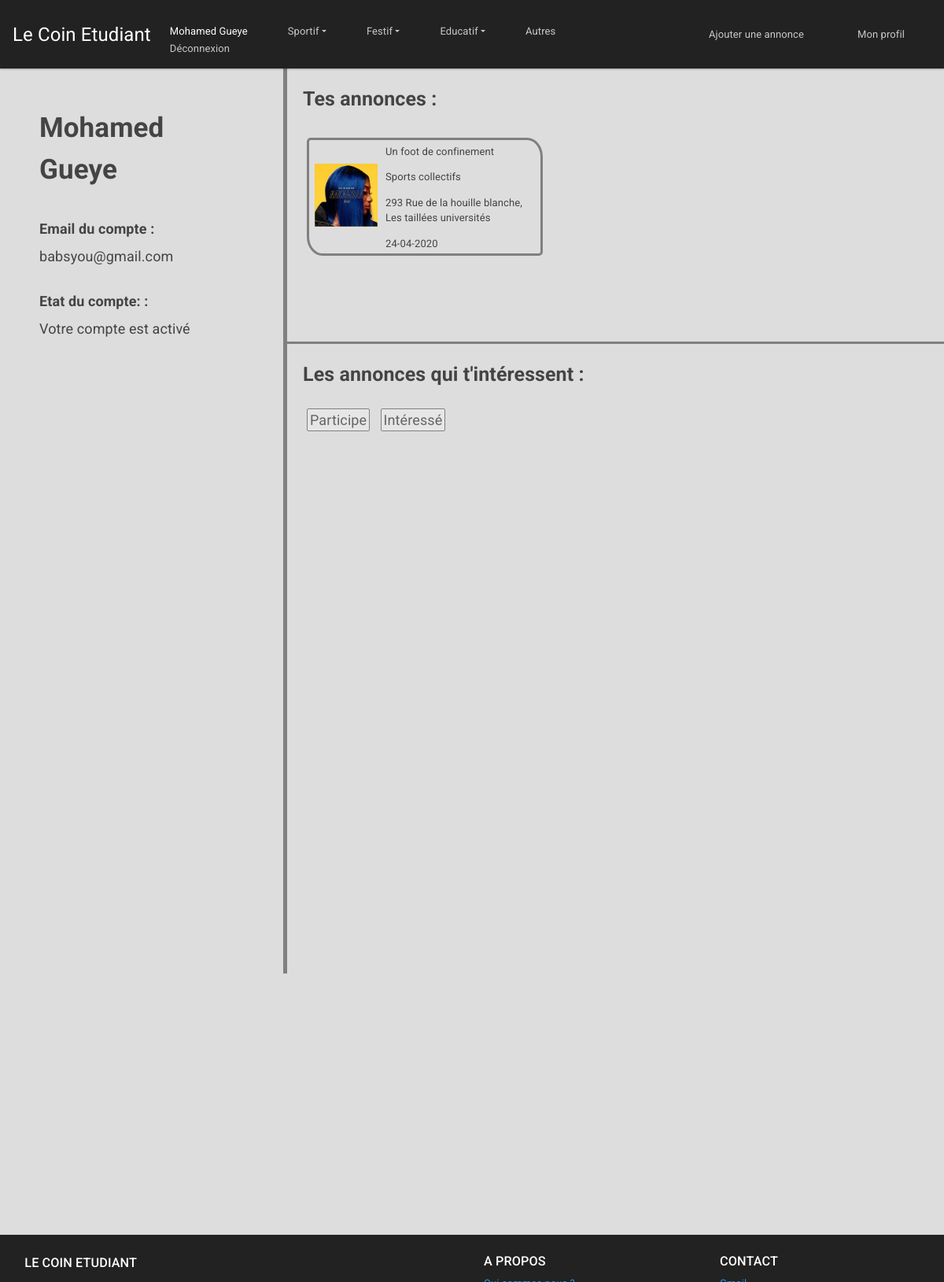
The app's page /controleur/Profil.ctrl.php (signed in) with its own data.
### tables this page shows
CREATE TABLE "annonce" (
	"id"	INTEGER,
	"idClient"	INTEGER,
	"type"	TEXT,
	"categorie"	TEXT,
	"sousCategorie"	TEXT,
	"titre"	TEXT,
	"contenu"	TEXT,
	"adresse"	TEXT,
	"nbParticipant"	INTEGER,
	"nbInteresse"	INTEGER,
	"departement"	TEXT,
	"datePrevu"	TEXT,
	"heurePrevu"	TEXT,
	"dateHeure"	TEXT,
	PRIMARY KEY("id"),
	FOREIGN KEY("idClient") REFERENCES "client"("id"),
	FOREIGN KEY("categorie") REFERENCES "categorie"("id")
);

### modele/DAO.class.php (called while the page is built, shortened)
<?php
class DAO
{
  private $db;
  function __construct()
  {
    try {
      $this->db = new PDO('sqlite:../modele/data/data.db');
    } catch (Exception $e) {
      die("erreur de connexion:".$e->getMessage());
    }
  }
  function getCategorie($idAnnonce): string {
    $requeteSQL = "SELECT categorie FROM annonce WHERE id = $idAnnonce";
    $retour = $this->db->query($requeteSQL);
    $categorie = $retour->fetch()[0];
    return $categorie;
  }
  function getAdresse($idAnnonce): string {
    $requeteSQL = "SELECT adresse FROM annonce WHERE id =$idAnnonce";
    $retour = $this->db->query($requeteSQL);
    $addr = $retour->fetch()[0];
    return $addr;
  }
  function getDateAnnonce($idAnnonce): string {
    $requeteSQL = "SELECT datePrevu FROM annonce WHERE id =$idAnnonce";
    $retour = $this->db->query($requeteSQL);
    $date = $retour->fetch()[0];
    return $date;
  }
  function getAnnoncesClient($idClient): array {
    $id = (int) $idClient;
    $requeteSQL = "SELECT * FROM annonce WHERE idClient =$id";
    $retourRequete = $this->db->query($requeteSQL);
    $tab_retour = $retourRequete->fetchAll(PDO::FETCH_CLASS, "Annonce");
    return $tab_retour;
  }
}
$dao = new DAO();
$client=$_SESSION['Client']??0;
$clientConnecte=$_SESSION['Connexion']??0;
?>

### vue/Profilview.php (the view, shortened to what this page needs)
<!DOCTYPE html>
<html lang="en" dir="ltr">
<head>
  <link rel="stylesheet" href="../vue/css/bootstrap.min.css">
  <link rel="stylesheet" href="../vue/css/Profilview.css">
  <link rel="stylesheet" href="../vue/css/Header.css">
  <link rel="stylesheet" href='../vue/css/jquery.flipster.css'>
</head>
<body>
  <header>
    <?php include('header.php') ?>
  </header>
  <div class="corps">
    <div class="column" id="gauche" style="background-color:#ddd;">
      <p class="titreDiv" id="nomPrenom"> <?=$_SESSION['Client']->prenom?> <?=$_SESSION['Client']->nom?> </p>
      <div class="afficheMail">
        <label for="mail">Email du compte :</label>
        <p id="mail"> <?=$_SESSION['Client']->email?> </p>
      </div>
      <div class="afficheEtat">
        <label for="etat">Etat du compte: :</label>
        <?php if ($_SESSION['Client']->emailVerifie) { ?>
          <p id="etat">Votre compte est activé</p>
        <?php } else { ?>
          <p id="etat">Votre compte n'est pas activé, vérifiez vore email pour l'activer</p>
        <?php } ?>
      </div>
    </div>
    <div class="column" id="droite" style="background-color:#ddd;">
      <div id="annoncesPub">
        <p class="titreDiv">Tes annonces :</p>
        <?php
        foreach ($annoncesPostees as $annonce) { ?>
          <a href="../controleur/AnnonceDetail.ctrl.php?id=<?=$annonce->id ?>" style="text-decoration:none; color: inherit;">
            <div class="annonce annonceZoom">
            <img src="../modele/data/upload/<?=$annonce->id?>.jpg" class="image">
            <p class="titre"> <?php echo($annonce->titre); ?></p>
            <p class="categorie"><?php
            $cat = getCategorie($annonce->id, $dao);
            echo "$cat"; ?></p>
            <p class="adresse"> <?php
            $addr = getAdresse($annonce->id, $dao);
            echo "$addr"; ?></p>
            <p class="horraire"><?php
            $date = getDateAnnonce($annonce->id, $dao);
            echo "$date"; ?></p>
          </div> </a>
        <?php } ?>
      </div>
        <div id="annoncesFav">
        <p class="titreDiv">Les annonces qui t'intéressent :</p>
        <div class="choixAffichage">
          <a class="lienAffichage" id="<?=$etatPart ?>" href="Profil.ctrl.php?annonces=part"> Participe</a>
          <a class="lienAffichage" id="<?=$etatInt ?>"href="Profil.ctrl.php?annonces=int"> Intéressé</a>
        </div>
      </div>
    </div>
  </div>
  <footer class="footer">
    <?php include('footer.php') ?>
  </footer>
</body>
</html>

### controleur/Profil.ctrl.php (shortened to what this page needs)
<?php
include_once("../modele/DAO.class.php");
function getCategorie($idAnnonce, $dao) {
  $categorie = $dao->getCategorie($idAnnonce);
  return $categorie;
}
function getAdresse($idAnnonce, $dao) {
  $addr = $dao->getAdresse($idAnnonce);
  return $addr;
}
function getDateAnnonce($idAnnonce, $dao) {
  $date = $dao->getDateAnnonce($idAnnonce);
  return $date;
}
$annoncesPostees = $dao->getAnnoncesClient($_SESSION['Client']->id);
$etatPart =($_GET['annonces']=='part'?'actif':'non-actif');
$etatInt =($_GET['annonces']=='int'?'actif':'non-actif');
if (count($_POST)==2 && $_POST["email"] && $_POST["password"]) {
  if($dao->connexion($_POST["email"], $_POST["password"])) {
    header("Refresh:0");
    include('../vue/Profilview.php');
  }
  else {
    $echecConnexion=1;
    include('../vue/Profilview.php');
  }
}
else {
  include('../vue/Profilview.php');
}
?>

### vue/header.php (shortened to what this page needs)
<nav class="navbar navbar-expand-lg navbar-dark bg-dark">
  <a class="navbar-brand" href="../controleur/Accueil.ctrl.php">Le Coin Etudiant</a>
  <div class="collapse navbar-collapse" id="navbarColor02">
    <ul class="navbar-nav mr-auto">
      <?php if ($_SESSION['Connexion']??false):?>
        <?php if ($clientConnecte==1 && $client->emailVerifie==1): ?>
          <li class="nav-item ">
            <a class="nav-link active" href="#" style="margin-bottom: 0; padding-bottom: 2px;"> <?=$_SESSION['Client']->prenom?> <?=$_SESSION['Client']->nom?></a>
            <a class="nav-link" href="../controleur/Deconnexion.ctrl.php" style="margin: 0; padding-top: 0; padding-bottom: 0">Déconnexion </a>
          </li>
        <?php else: ?>
          <li class="nav-item active">
            <a class="nav-link" href="#contact" data-toggle="modal" data-target="#modalLoginForm">Se connecter <span class="sr-only">(current)</span></a>
          </li>
        <?php endif; ?>
      <?php endif; ?>
    <li class="nav-item dropdown">
      <a class="nav-link dropdown-toggle" href="../controleur/Annonces.ctrl.php?type=Sports&categorie=0&dep=&date=" id="navbarDropdown1" role="button" data-toggle="dropdown" aria-haspopup="true" aria-expanded="false">Sportif</a>
    </li>
    <li class="nav-item dropdown">
      <a class="nav-link dropdown-toggle" href="../controleur/Annonces.ctrl.php?type=Festif&categorie=0&dep=&date=" id="navbarDropdown2" role="button" data-toggle="dropdown" aria-haspopup="true" aria-expanded="false">Festif</a>
    </li>
    <li class="nav-item dropdown">
      <a class="nav-link dropdown-toggle" href="../controleur/Annonces.ctrl.php?type=Educatif&categorie=0&dep=&date=" id="navbarDropdown3" role="button" data-toggle="dropdown" aria-haspopup="true" aria-expanded="false">Educatif</a>
    </li>
    <li class="nav-item">
      <a class="nav-link" href="#">Autres</a>
    </li>
  </ul>
    <?php if($clientConnecte==1): ?>
        <ul class="navbar-nav ml-auto">
          <li class="navbar-nav ml-auto">
            <a class="nav-link" style="margin-right: 4em;" href="../controleur/AjoutAnnonce.ctrl.php">Ajouter une annonce</a>
          </li>
          <li class="nav-item ">
            <a class="nav-link" style="margin-right:2em;" href="../controleur/Profil.ctrl.php?annonces=part" >Mon profil</a>
          </li>
        </ul>
    <?php endif; ?>
</div>
</nav>

### vue/footer.php (shortened to what this page needs)
<footer class="page-footer font-small pt-4">
  <div class="container-fluid text-center text-md-left">
    <div class="row">
      <div class="col-md-6 mt-md-0 mt-3">
        <h5 class="text-uppercase" style="margin-top:2px; margin-left:1em;">Le Coin Etudiant</h5>
      </div>
      <div class="col-md-3 mb-md-0 mb-3">
        <h5 class="text-uppercase">A propos</h5>
        <ul class="list-unstyled">
          <li>
            <a href="#!">Qui sommes nous ?</a>
          </li>
        </ul>
      </div>
      <div class="col-md-3 mb-md-0 mb-3">
        <h5 class="text-uppercase">Contact</h5>
        <ul class="list-unstyled">
          <li>
            <a href="#!">Gmail</a>
          </li>
        </ul>
      </div>
    </div>
  </div>
</footer>

### vue/css/Profilview.css (style rules this page uses)
* { box-sizing: border-box; }
body { background-color: #DDDDDD; }
.corps { width: 100%; height: 100%; }
.column { float: left; }
#gauche { width: 30%; height: 100%; padding: 50px; font-size: 18px; }
#droite { width: 70%; border-left: solid 5px grey; }
.row:after { content: ""; display: table; clear: both; }
.choixAffichage { padding-bottom: 15px; }
.lienAffichage { margin: 5px; padding: 3px; border: solid 1px grey; border-radius: 2px; background-color: #ccc; font-size: 18px; }
#non-actif { background-color: #e6e6e6; color: #666; }
#annoncesPub { padding: 20px; overflow-y: auto; height: 350px; border-bottom: solid 3px grey; }
#annoncesFav { padding: 20px; overflow-y: auto; height: 800px; }
.annonce { margin: 5px 15px 15px 5px;; float: left; width: 300px; height: 150px; border: solid 3px grey; border-radius: 5px 20px / 5px 24px; padding: 5px; }
.image { float: left; margin: 25px 10px 25px 2px;; height: 80px; width: 80px; }
.titreDiv { font-size: 25px; font-weight: bold; }
#nomPrenom { font-size: 35px; }
label { font-weight: bold; }
#etat, #mail { margin-bottom: 30px; }
.annonceZoom { transition: transform .2s; }

### vue/header.php (style rules this page uses)
.navbar .nav-item:not(:last-child) { margin-right: 35px; }
.dropdown-toggle::after { transition: transform 0.15s linear; }

### vue/footer.php (style rules this page uses)
footer { background-color: #222; color: #FFF; }
html { position: relative; min-height: 100%; }
.footer { position: absolute; bottom: 0; width: 100%; height: 60px; background: #000000; color: #FFFFFF; }

### records on screen
annonce: titre "Un foot de confinement", cat "Sports collectifs", addr "293 Rue de la houille blanche, Les taillées universités", date "24-04-2020"

### other values on screen
$_SESSION['Client']->prenom "Mohamed"
$_SESSION['Client']->nom "Gueye"
$_SESSION['Client']->email "babsyou@gmail.com"
